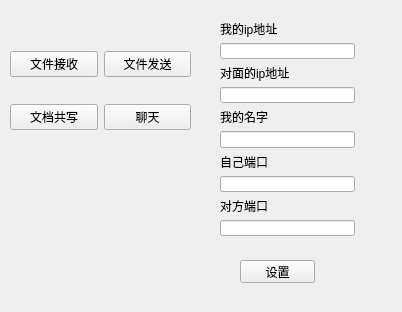
<?xml version="1.0" encoding="UTF-8"?>
<ui version="4.0">
 <class>main_func</class>
 <widget class="QWidget" name="main_func">
  <property name="geometry">
   <rect>
    <x>0</x>
    <y>0</y>
    <width>402</width>
    <height>312</height>
   </rect>
  </property>
  <property name="windowTitle">
   <string>Form</string>
  </property>
  <widget class="QWidget" name="layoutWidget">
   <property name="geometry">
    <rect>
     <x>220</x>
     <y>20</y>
     <width>135</width>
     <height>216</height>
    </rect>
   </property>
   <layout class="QVBoxLayout" name="verticalLayout">
    <item>
     <widget class="QLabel" name="ip_label">
      <property name="text">
       <string>我的ip地址</string>
      </property>
     </widget>
    </item>
    <item>
     <widget class="QLineEdit" name="ip_line"/>
    </item>
    <item>
     <widget class="QLabel" name="he_ip_label">
      <property name="text">
       <string>对面的ip地址</string>
      </property>
     </widget>
    </item>
    <item>
     <widget class="QLineEdit" name="he_ip_line"/>
    </item>
    <item>
     <widget class="QLabel" name="name_label">
      <property name="text">
       <string>我的名字</string>
      </property>
     </widget>
    </item>
    <item>
     <widget class="QLineEdit" name="name_line"/>
    </item>
    <item>
     <widget class="QLabel" name="port_label">
      <property name="text">
       <string>自己端口</string>
      </property>
     </widget>
    </item>
    <item>
     <widget class="QLineEdit" name="port_line"/>
    </item>
    <item>
     <widget class="QLabel" name="he_port_label">
      <property name="text">
       <string>对方端口</string>
      </property>
     </widget>
    </item>
    <item>
     <widget class="QLineEdit" name="he_port_line"/>
    </item>
   </layout>
  </widget>
  <widget class="QWidget" name="layoutWidget">
   <property name="geometry">
    <rect>
     <x>10</x>
     <y>30</y>
     <width>181</width>
     <height>121</height>
    </rect>
   </property>
   <layout class="QGridLayout" name="gridLayout">
    <item row="0" column="0">
     <widget class="QPushButton" name="drawButton">
      <property name="text">
       <string>文件接收</string>
      </property>
     </widget>
    </item>
    <item row="0" column="1">
     <widget class="QPushButton" name="file_send_Button">
      <property name="text">
       <string>文件发送</string>
      </property>
     </widget>
    </item>
    <item row="1" column="0">
     <widget class="QPushButton" name="file_shared_Button">
      <property name="text">
       <string>文档共写</string>
      </property>
     </widget>
    </item>
    <item row="1" column="1">
     <widget class="QPushButton" name="talkvideoButton">
      <property name="text">
       <string>聊天</string>
      </property>
     </widget>
    </item>
   </layout>
  </widget>
  <widget class="QPushButton" name="set_button">
   <property name="geometry">
    <rect>
     <x>240</x>
     <y>260</y>
     <width>75</width>
     <height>23</height>
    </rect>
   </property>
   <property name="text">
    <string>设置</string>
   </property>
   <property name="shortcut">
    <string>Enter</string>
   </property>
  </widget>
 </widget>
 <resources/>
 <connections/>
</ui>
